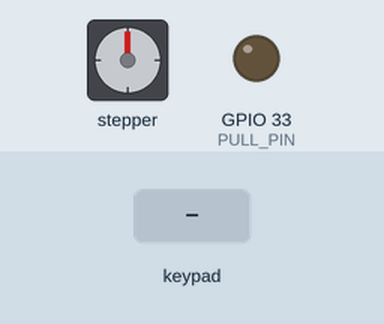
Recording of a sketch running on a simulated ESP32. Parts: stepper motor, output pins drawn as LEDs (lit = HIGH). Wiring (inferred from the names in the program): stepper motor driver (200 steps per turn assumed): step GPIO 25; direction GPIO 26; enable GPIO 27. The inputs (shaded band) are chosen by the test bench. Nothing arrives over Bluetooth unless stated; pins used as bus, display or sensor lines are not drawn; what the sketch prints to the serial monitor is not drawn.

Above: at 1.2 s.
1.3 s: key 'L' pressed
At 2.4 s:
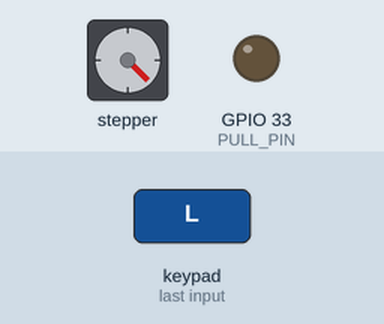
3.2 s: key 'R' pressed
At 3.39 s:
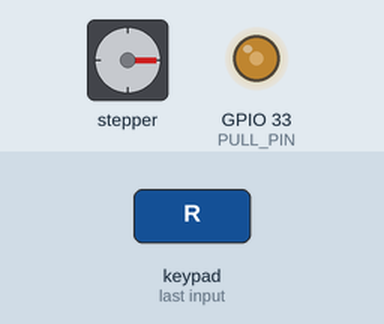
5.1 s: key 'R' pressed
At 6.5 s:
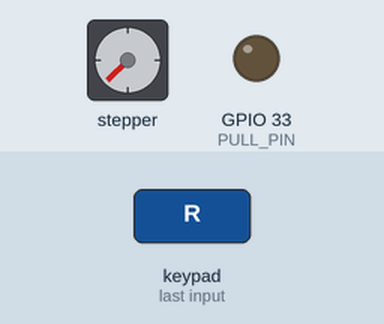
7.0 s: key 'L' pressed
At 7.19 s:
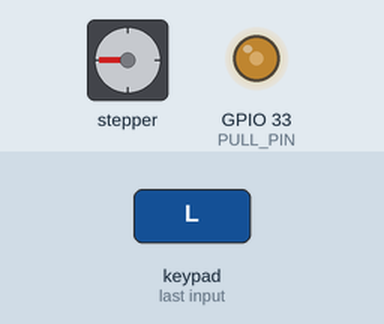
Timing chart, 0 to 9.9 s (numbered marks = the images above; inputs shaded):
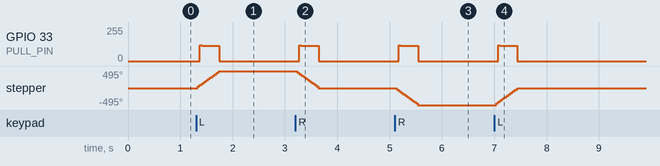

The sketch:

movingplatform.ino
```cpp
#include <PS4Controller.h>

// Motor control pins
#define ENABLE_PIN 27     // EN - Motor enable
#define DIRECTION_PIN 26  // DIR - Motor direction
#define PULL_PIN 33       // PULL - Motor step pulse
#define PULL_N_PIN 25     // PULL_ - Complementary step pulse (if needed)

// Motor control parameters
const int STEP_DELAY_US = 700; // Microseconds between steps
const int DEFAULT_STEPS = 25;   // Default number of steps per command

unsigned long lastTimeStamp = 0;
int left = 0;
int right = 0;

void moveMotor(bool direction, int steps = DEFAULT_STEPS) {
  digitalWrite(DIRECTION_PIN, direction ? HIGH : LOW);
  digitalWrite(ENABLE_PIN, LOW); // Enable motor

  for(int i = 0; i < steps; i++) {
    digitalWrite(PULL_PIN, HIGH);
    digitalWrite(PULL_N_PIN, LOW);
    delayMicroseconds(STEP_DELAY_US);

    digitalWrite(PULL_PIN, LOW);
    digitalWrite(PULL_N_PIN, HIGH);
    delayMicroseconds(STEP_DELAY_US);
  }

  digitalWrite(ENABLE_PIN, HIGH); // Disable motor
}

void notify()
{
  left = PS4.Left();
  right = PS4.Right();

  if (millis() - lastTimeStamp > 1)
  {
    if(left == 1) {
      moveMotor(true);
      // Serial.println("Left");
    }else if(right==1){
      moveMotor(false);
      // Serial.println("Right");
    }else{

    }
    lastTimeStamp = millis();
  }
}

void onConnect()
{
  Serial.println("Connected!.");
}

void onDisConnect()
{
  Serial.println("Disconnected!.");
}

void setup()
{

  // Initialize motor control pins
  pinMode(ENABLE_PIN, OUTPUT);
  pinMode(DIRECTION_PIN, OUTPUT);
  pinMode(PULL_PIN, OUTPUT);
  pinMode(PULL_N_PIN, OUTPUT);

  // Initialize motor in stopped state
  digitalWrite(ENABLE_PIN, HIGH); // Disable motor (active low for many drivers)
  digitalWrite(DIRECTION_PIN, LOW); // Default direction

  Serial.begin(115200);
  PS4.attach(notify);
  PS4.attachOnConnect(onConnect);
  PS4.attachOnDisconnect(onDisConnect);
  PS4.begin();
  Serial.println("Ready.");
}

void loop()
{

}
```

Measured:
- after the input at 1.3 s, GPIO 33 (PULL_PIN): 0/255 → 113/255 after 0.08 s, → 0/255 0.37 s later; stepper: turns 495° clockwise in 0.40 s, starting at once
- after the input at 3.2 s, GPIO 33 (PULL_PIN): 0/255 → 113/255 after 0.08 s, → 0/255 0.37 s later; stepper: turns 495° counter-clockwise in 0.40 s, starting at once
- after the input at 5.1 s, GPIO 33 (PULL_PIN): 0/255 → 113/255 after 0.08 s, → 0/255 0.37 s later; stepper: turns 495° counter-clockwise in 0.40 s, starting at once
- after the input at 7.0 s, GPIO 33 (PULL_PIN): 0/255 → 113/255 after 0.08 s, → 0/255 0.37 s later; stepper: turns 495° clockwise in 0.40 s, starting at once
